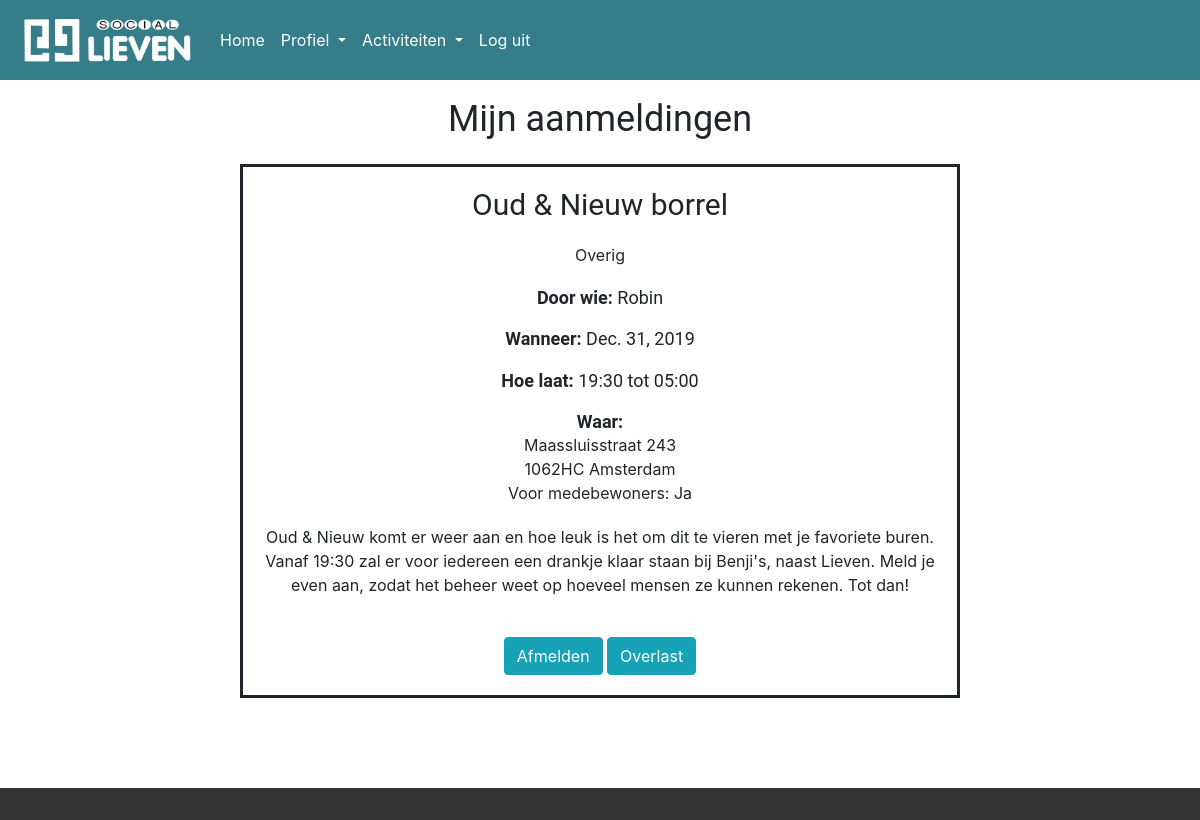
The app's page /mijn_aanmeldingen (signed in) with its own data.
### socialieven/models.py (models this page shows, shortened)
class Aanmelding(models.Model):
    activiteit = models.ForeignKey(Activiteit, on_delete=models.CASCADE)
    gebruiker = models.ForeignKey(CustomUser, on_delete=models.CASCADE)
    class Meta:
        ordering = ['activiteit']

class Activiteit(models.Model):
    name = models.CharField(max_length=128, null=True)
    gebruiker = models.ForeignKey(CustomUser, on_delete=models.CASCADE)
    datum = models.DateField(null=True)
    starttijd = models.CharField(max_length=5, null=True)
    eindtijd = models.CharField(max_length=5, null=True)
    straat = models.CharField(max_length=64, null=True)
    huisnummer = models.IntegerField(null=True)
    postcode = models.CharField(max_length=6, null=True)
    plaats = models.CharField(max_length=64, null=True)
    gebouw = models.IntegerField(blank=True, null=True)
    verdieping = models.IntegerField(blank=True, null=True)
    categorie = models.CharField(max_length=64, null=True)
    uitgenodigd = models.BooleanField(null=True)
    beschrijving = models.CharField(max_length=2048, null=True)
    class Meta:
        ordering = ['datum', 'starttijd']

### users/models.py (models this page shows, shortened)
class CustomUser(AbstractUser):
    geboortedatum = models.CharField(max_length=10, null=True)
    straat = models.CharField(max_length=64, null=True)
    huisnummer = models.IntegerField(null=True)
    postcode = models.CharField(max_length=6, null=True)
    woonplaats = models.CharField(max_length=64, null=True)
    gebouw = models.IntegerField(null=True)
    verdieping = models.IntegerField(null=True)

### socialieven/views.py (the view)
# urls.py: path('mijn_aanmeldingen', views.mijn_aanmeldingen, name='mijn aanmeldingen')
def mijn_aanmeldingen(request):
    if not request.user.is_authenticated:
        context = {
            "message": "Helaas! Je moet ingelogd zijn om deze pagina te bezoeken.",
            "loggedin": False
        }
        return render(request, "users/index.html", context)
    context = {
        "loggedin": True,
        "aanmeldingen": Aanmelding.objects.filter(gebruiker=request.user)
    }
    return render(request, "users/mijn_aanmeldingen.html", context)

### socialieven/templates/users/mijn_aanmeldingen.html (shortened to what this page needs)
{% extends "users/base.html" %}
{% block body %}
<h2 style="text-align:center">Mijn aanmeldingen</h2>
{% for aanmelding in aanmeldingen %}
<div class="container">
    <div><h3>{{ aanmelding.activiteit.name }}</h3></div>
    <div><p>{{ aanmelding.activiteit.categorie }}</p></div>
    <div><h6><b>Door wie: </b>{{ aanmelding.activiteit.gebruiker.first_name }}</h6></div>
    <div><h6><b>Wanneer: </b>{{ aanmelding.activiteit.datum }}</h6></div>
    <div><h6><b>Hoe laat: </b>{{ aanmelding.activiteit.starttijd }} tot {{ aanmelding.activiteit.eindtijd }}</h6></div>
    <div><h6 style="margin-bottom: 0"><b>Waar:</b></h6></div>
    <div>{{ aanmelding.activiteit.straat }} {{ aanmelding.activiteit.huisnummer }}</div>
    <div>{{ aanmelding.activiteit.postcode }} {{ aanmelding.activiteit.plaats }}</div>
    <div>Voor medebewoners:
        {% if aanmelding.activiteit.uitgenodigd == True %}
        Ja
        {% endif %}
        </div>
    <div><p>{{ aanmelding.activiteit.beschrijving }}</p></div>
    <a class="btn btn-info" href="{% url 'afmelden' aanmelding.activiteit.id %}" role="button">Afmelden</a>
    <a class="btn btn-info" href="{% url 'overlast' aanmelding.activiteit.id %}" role="button">Overlast</a>
</div>
<br>
{% endfor %}
{% endblock %}

### socialieven/static/stylesheet.css (style rules this page uses)
body { background-image: url(../../../static/background.jpg); -webkit-background-size: cover; background-size: cover; background-repeat: no-repeat; background-attachment: fixed; background-position: center top; height: 100vh; }
@media only screen and (min-width: 450px) { div.container { width: 60vw; } }
div.container { border-style: solid !important; margin-top: 2vw; margin-bottom: 2vw; text-align: center !important; background-color: rgba(255, 255, 255, 0.7); }

### records on screen
Aanmelding: activiteit.name "Oud & Nieuw borrel", activiteit.categorie "Overig", activiteit.gebruiker.first_name "Robin", activiteit.datum "Dec. 31, 2019", activiteit.starttijd "19:30", activiteit.eindtijd "05:00", activiteit.straat "Maassluisstraat", activiteit.huisnummer "243", activiteit.postcode "1062HC", activiteit.plaats "Amsterdam", shows "Ja", activiteit.beschrijving "Oud & Nieuw komt er weer aan en hoe leuk is het om dit te vieren met je favoriete buren. Vanaf 19:30 zal er voor iedereen een drankje klaar staan bij Benji's, naast Lieven. Meld je even aan, zodat het beheer weet op hoeveel mensen ze kunnen rekenen. Tot dan!"
